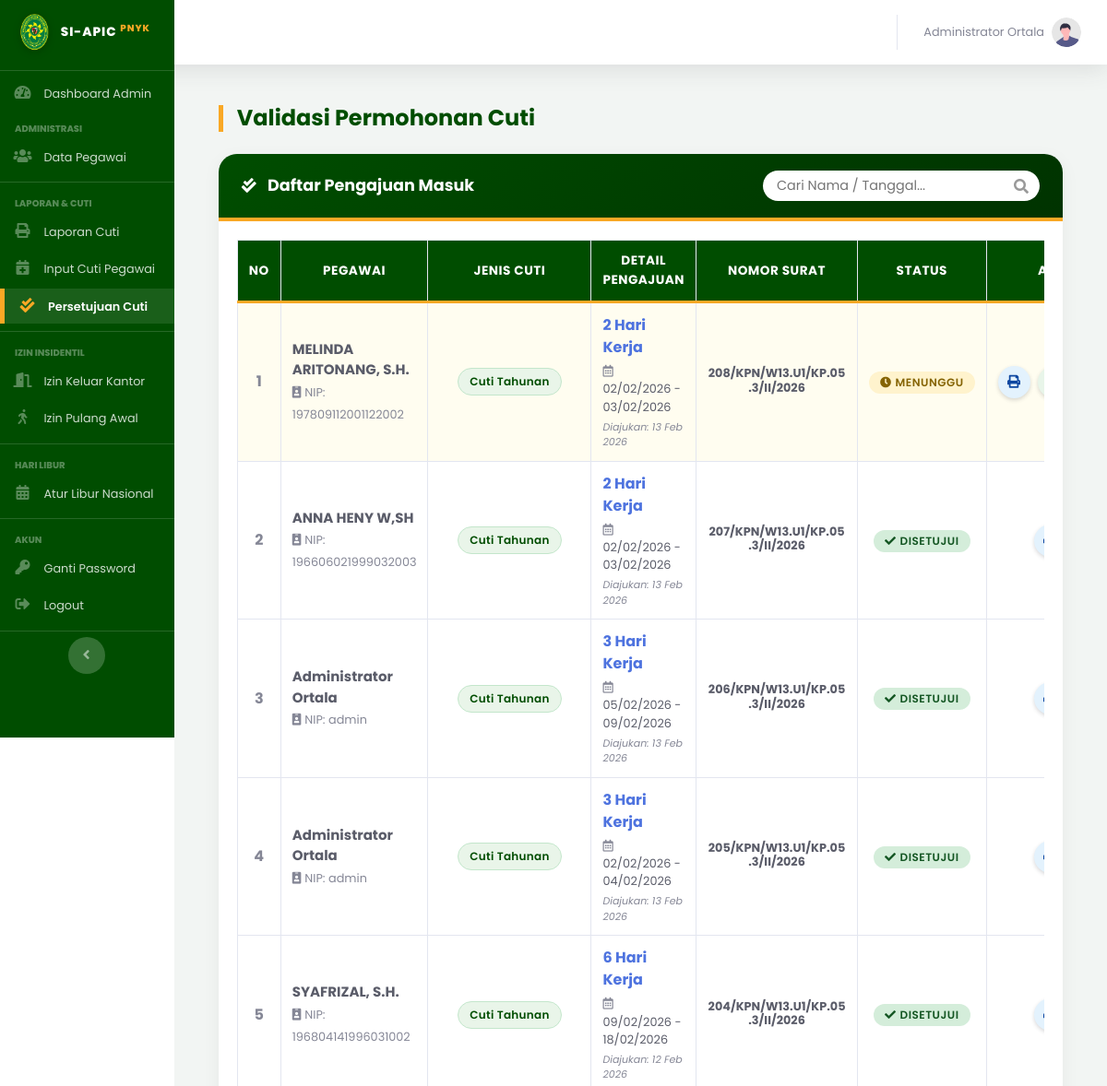
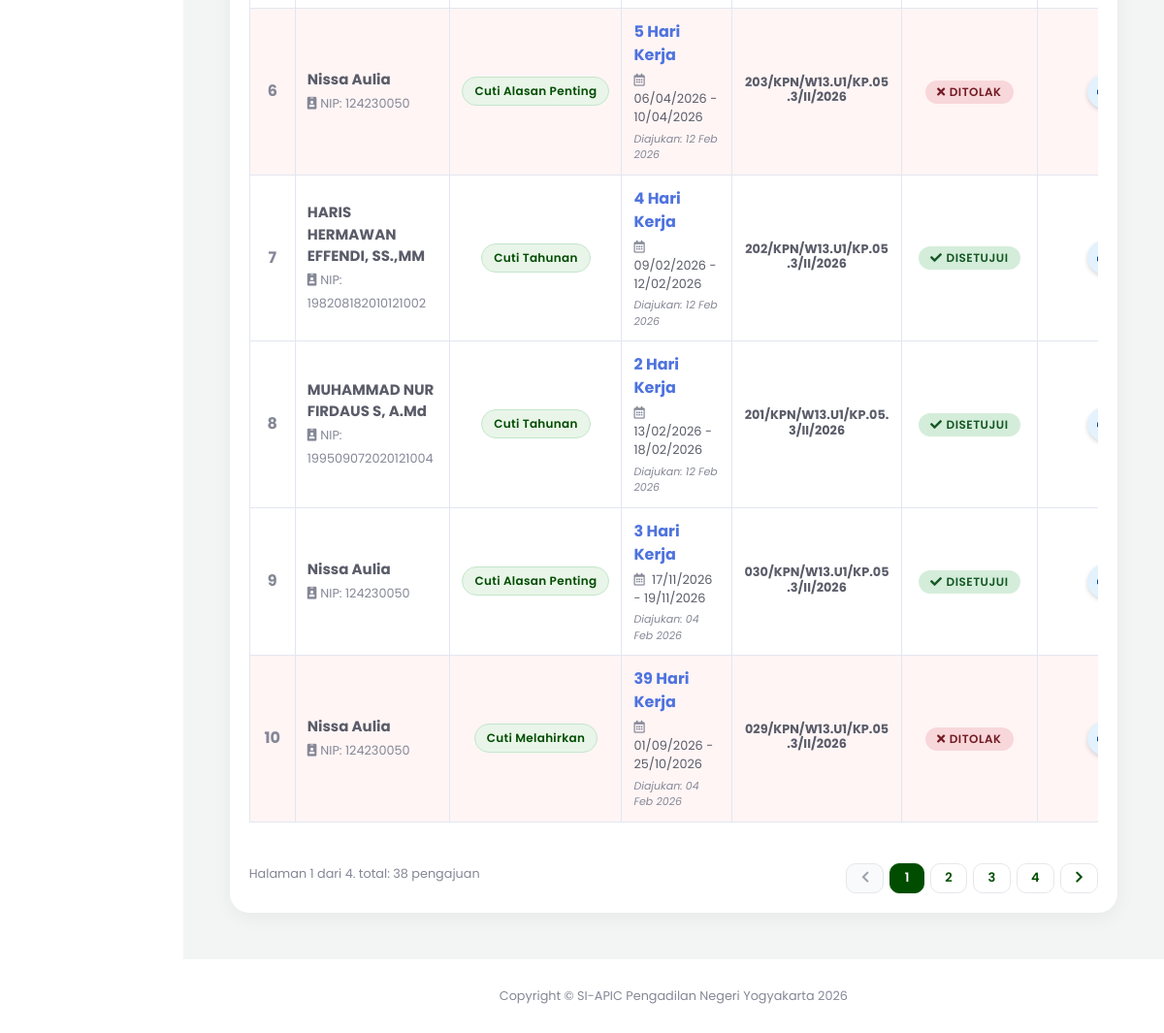
Page /index.php?page=validasi_cuti (signed in) on the committed database (2 pictures, top to bottom).
### tables this page shows
CREATE TABLE `pengajuan_cuti` (
  `id_pengajuan` int(11) NOT NULL,
  `id_user` int(11) NOT NULL,
  `jenis_cuti` varchar(50) DEFAULT NULL,
  `id_atasan` int(11) DEFAULT NULL,
  `id_jenis` int(11) NOT NULL,
  `nomor_surat` varchar(100) DEFAULT NULL,
  `tgl_pengajuan` date DEFAULT NULL,
  `tgl_mulai` date NOT NULL,
  `tgl_selesai` date NOT NULL,
  `lama_hari` int(11) NOT NULL,
  `alasan` text NOT NULL,
  `no_telepon` varchar(20) DEFAULT NULL,
  `masa_kerja` varchar(50) DEFAULT NULL,
  `alamat_cuti` text NOT NULL,
  `status` enum('Diajukan','Disetujui','Ditolak','Dibatalkan') DEFAULT 'Diajukan',
  `catatan_admin` text DEFAULT NULL,
  `created_at` timestamp NOT NULL DEFAULT current_timestamp(),
  `sisa_cuti_n` int(11) DEFAULT 0,
  `sisa_cuti_n1` int(11) DEFAULT 0,
  `dipotong_n1` int(11) DEFAULT 0,
  `dipotong_n` int(11) DEFAULT 0,
  `id_pejabat` int(11) DEFAULT 0,
  `ttd_pejabat` enum('ketua','wakil','plh') DEFAULT 'ketua',
  `plh_nama` varchar(100) DEFAULT NULL,
  `plh_nip` varchar(50) DEFAULT NULL
);

CREATE TABLE `users` (
  `id_user` int(11) NOT NULL,
  `nip` varchar(30) NOT NULL,
  `masa_kerja` varchar(50) DEFAULT NULL,
  `password` varchar(255) NOT NULL,
  `nama_lengkap` varchar(100) NOT NULL,
  `jabatan` varchar(100) DEFAULT NULL,
  `kategori_laporan` enum('HAKIM KARIR DAN AD HOC','PANITERA DAN PANMUD','SEKRETARIS DAN KASUBBAG','PANITERA PENGGANTI','JURUSITA','JURUSITA PENGGANTI','STAF') NOT NULL,
  `pangkat` varchar(50) DEFAULT NULL,
  `unit_kerja` varchar(100) DEFAULT 'Pengadilan Negeri Yogyakarta',
  `no_telepon` varchar(20) DEFAULT NULL,
  `role` enum('admin','user') NOT NULL,
  `is_atasan_langsung` tinyint(1) DEFAULT 0 COMMENT '1=Bisa TTD, 0=Staf Biasa',
  `sisa_cuti_n` int(11) DEFAULT 12,
  `sisa_cuti_n1` int(11) DEFAULT 0,
  `sisa_cuti_n2` int(11) DEFAULT 0,
  `kuota_cuti_sakit` int(11) DEFAULT 14,
  `created_at` timestamp NOT NULL DEFAULT current_timestamp(),
  `status_akun` enum('aktif','nonaktif') DEFAULT 'aktif',
  `id_atasan` int(11) DEFAULT NULL,
  `is_atasan` enum('0','1') DEFAULT '0'
);

CREATE TABLE `jenis_cuti` (
  `id_jenis` int(11) NOT NULL,
  `nama_jenis` varchar(50) NOT NULL
);

### pages/admin/validasi_cuti.php (the view, shortened to what this page needs)
<?php
$batas   = 10;
$halaman = isset($_GET['hal']) ? (int)$_GET['hal'] : 1;
$halaman_awal = ($halaman > 1) ? ($halaman * $batas) - $batas : 0;
$keyword = "";
$where_clause = "";
$query_count_str = "SELECT count(id_pengajuan) as jumlah
                    FROM pengajuan_cuti
                    JOIN users ON pengajuan_cuti.id_user = users.id_user
                    WHERE 1=1 $where_clause";
$query_count = mysqli_query($koneksi, $query_count_str);
$data_count  = mysqli_fetch_assoc($query_count);
$jumlah_data = $data_count['jumlah'];
$total_halaman = ceil($jumlah_data / $batas);
$query_utama = "SELECT pengajuan_cuti.*,
                        users.nama_lengkap, users.nip,
                        users.sisa_cuti_n, users.sisa_cuti_n1, users.kuota_cuti_sakit,
                        jenis_cuti.nama_jenis
                FROM pengajuan_cuti
                JOIN users ON pengajuan_cuti.id_user = users.id_user
                JOIN jenis_cuti ON pengajuan_cuti.id_jenis = jenis_cuti.id_jenis
                WHERE 1=1 $where_clause
                ORDER BY pengajuan_cuti.tgl_pengajuan DESC, pengajuan_cuti.id_pengajuan DESC
                LIMIT $halaman_awal, $batas";
$query = mysqli_query($koneksi, $query_utama);
$nomor = $halaman_awal + 1;
?>
<div class="container-fluid mb-5 mt-4">
    <div class="d-sm-flex align-items-center justify-content-between mb-4">
        <h1 class="page-title-pn mb-0">Validasi Permohonan Cuti</h1>
    </div>
    <div class="card card-pn mb-4">
        <div class="card-header-pn d-flex flex-column flex-md-row justify-content-between align-items-center">
            <div class="mb-2 mb-md-0">
                <i class="fas fa-check-double mr-2"></i>
                <span class="font-weight-bold" style="font-size: 1.1rem;">Daftar Pengajuan Masuk</span>
            </div>
            <div class="search-wrapper">
                <input type="text" id="keyword" class="search-input-inside"
                       placeholder="Cari Nama / Tanggal..."
                       value="<?php echo $keyword; ?>"
                       autocomplete="off">
            </div>
        </div>
        <div class="card-body">
            <div id="area_tabel">
                <?php if(mysqli_num_rows($query) == 0) { ?>
                    <div class="alert alert-light text-center border shadow-sm" style="border-radius: 12px;">
                        <h6 class="text-muted m-3"><i class="fas fa-info-circle mr-2"></i>Data pengajuan tidak ditemukan.</h6>
                    </div>
                <?php } else { ?>
                <div class="table-responsive">
                    <table class="table table-bordered table-hover" width="100%" cellspacing="0">
                        <thead class="table-pn-head">
                            <tr class="text-center">
                                <th width="5%">No</th>
                                <th>Pegawai</th>
                                <th>Jenis Cuti</th>
                                <th>Detail Pengajuan</th>
                                <th>Nomor Surat</th>
                                <th>Status</th>
                                <th width="15%">Aksi</th>
                            </tr>
                        </thead>
                        <tbody>
                            <?php
                            while($row = mysqli_fetch_array($query)){
                                $raw_status = strtolower(trim($row['status']));
                                $bg_row = "";
                                if ($raw_status == 'disetujui') {
                                    $badge = '<span class="badge badge-status" style="background-color: #d4edda; color: #155724;"><i class="fas fa-check mr-1"></i>DISETUJUI</span>';
                                } elseif ($raw_status == 'ditolak') {
                                    $badge = '<span class="badge badge-status" style="background-color: #f8d7da; color: #721c24;"><i class="fas fa-times mr-1"></i>DITOLAK</span>';
                                    $bg_row = "style='background-color: #fff5f5;'";
                                } else {
                                    $badge = '<span class="badge badge-status" style="background-color: #fff3cd; color: #856404;"><i class="fas fa-clock mr-1"></i>MENUNGGU</span>';
                                    $bg_row = "style='background-color: #fffdf0;'";
                                }
                            ?>
                            <tr <?php echo $bg_row; ?>>
                                <td class="text-center font-weight-bold align-middle"><?php echo $nomor++; ?></td>
                                <td class="align-middle">
                                    <div class="font-weight-bold text-dark" style="font-size: 15px;"><?php echo $row['nama_lengkap']; ?></div>
                                    <small class="text-muted"><i class="fas fa-id-badge mr-1"></i>NIP: <?php echo $row['nip']; ?></small>
                                </td>
                                <td class="align-middle text-center">
                                    <span class="badge-jenis-cuti">
                                        <?php echo $row['nama_jenis']; ?>
                                    </span>
                                </td>
                                <td class="align-middle">
                                    <div class="font-weight-bold text-primary"><?php echo $row['lama_hari']; ?> Hari Kerja</div>
                                    <small class="text-dark d-block mt-1">
                                        <i class="far fa-calendar-alt mr-1 text-muted"></i>
                                        <?php echo date('d/m/Y', strtotime($row['tgl_mulai'])); ?> -
                                        <?php echo date('d/m/Y', strtotime($row['tgl_selesai'])); ?>
                                    </small>
                                    <small class="text-muted font-italic d-block mt-1" style="font-size: 11px;">
                                        Diajukan: <?php echo date('d M Y', strtotime($row['tgl_pengajuan'])); ?>
                                    </small>
                                </td>
                                <td class="text-center align-middle">
                                    <?php if(!empty($row['nomor_surat'])) { ?>
                                        <span class="font-weight-bold text-dark small" style="display:inline-block; max-width:150px; line-height:1.2;">
                                            <?php echo $row['nomor_surat']; ?>
                                        </span>
                                    <?php } else { echo '-'; } ?>
                                </td>
                                <td class="text-center align-middle"><?php echo $badge; ?></td>
                                <td class="text-center align-middle">
                                    <div class="d-flex justify-content-center">
                                        <a href="pages/admin/cetak_cuti_admin.php?id=<?php echo $row['id_pengajuan']; ?>" target="_blank" class="btn-circle-action btn-print shadow-sm mr-2" title="Cetak Surat">
                                            <i class="fas fa-print fa-sm"></i>
                                        </a>
                                        <?php if(strpos($raw_status, 'menunggu') !== false || $raw_status == 'diajukan' || $raw_status == '') { ?>
                                            <button class="btn-circle-action btn-approve shadow-sm mr-2"
                                                    onclick="konfirmasiValidasi('setuju', <?php echo $row['id_pengajuan']; ?>, '<?php echo $row['nama_lengkap']; ?>')"
                                                    title="Setujui">
                                            </button>
                                        <?php } ?>
                                    </div>
                                </td>
                            </tr>
                            <?php } ?>
                        </tbody>
                    </table>
                </div>
                <div class="d-flex flex-column flex-md-row justify-content-between align-items-center mt-3">
                    <div class="text-muted small mb-2 mb-md-0">
                        Halaman <?php echo $halaman; ?> dari <?php echo $total_halaman; ?>. total: <?php echo $jumlah_data; ?> pengajuan
                    </div>
                    <nav>
                        <ul class="pagination mb-0">
                            <li class="page-item <?php if($halaman <= 1) echo 'disabled'; ?>">
                                <a class="page-link" href="<?php if($halaman > 1){ echo "?page=validasi_cuti&hal=".($halaman-1)."&cari=$keyword"; } ?>"><i class="fas fa-chevron-left"></i></a>
                            </li>
                            <?php for($x = 1; $x <= $total_halaman; $x++): ?>
                                <li class="page-item <?php if($halaman == $x) echo 'active'; ?>">
                                    <a class="page-link" href="?page=validasi_cuti&hal=<?php echo $x; ?>&cari=<?php echo $keyword; ?>"><?php echo $x; ?></a>
                                </li>
                            <?php endfor; ?>
                            <li class="page-item <?php if($halaman >= $total_halaman) echo 'disabled'; ?>">
                                <a class="page-link" href="<?php if($halaman < $total_halaman){ echo "?page=validasi_cuti&hal=".($halaman+1)."&cari=$keyword"; } ?>"><i class="fas fa-chevron-right"></i></a>
                            </li>
                        </ul>
                    </nav>
                </div>
                <?php } ?>
            </div>
        </div>
    </div>
</div>

### index.php (style rules this page uses)
body, #wrapper, h1, h2, h3, h4, h5, h6, p, span, a, div, table, input, button, select, textarea { font-family: 'Poppins', sans-serif !important; }
.card { border-radius: 20px !important; border: none !important; box-shadow: 0 5px 20px rgba(0,0,0,0.05) !important; overflow: hidden; margin-bottom: 25px; }

### pages/admin/validasi_cuti.php (style rules this page uses)
:root { --pn-green: #004d00; --pn-gold: #F9A825; --text-dark: #333; }
body { font-family: 'Poppins', sans-serif; }
.card-pn { border: none; border-radius: 12px; box-shadow: 0 4px 15px rgba(0,0,0,0.05); background-color: #fff; overflow: hidden; }
.card-header-pn { background: linear-gradient(135deg, #004d00 0%, #003300 100%); color: white; border-bottom: 4px solid var(--pn-gold); padding: 18px 25px; }
.page-title-pn { font-weight: 700; border-left: 5px solid var(--pn-gold); padding-left: 15px; color: var(--pn-green) !important; font-size: 1.5rem; }
.table-pn-head { background-color: var(--pn-green); color: #fff; font-weight: 600; border-top: none; }
.table-pn-head th { border-bottom: 3px solid var(--pn-gold) !important; vertical-align: middle !important; text-transform: uppercase; font-size: 0.85rem; letter-spacing: 0.5px; }
.badge-status { border-radius: 50px; padding: 6px 12px; font-weight: 600; font-size: 12px; letter-spacing: 0.5px; }
.badge-jenis-cuti { background-color: #e9f5e9; color: var(--pn-green); border: 1px solid #c3e6cb; padding: 5px 12px; border-radius: 50px; font-size: 0.75rem; font-weight: 600; letter-spacing: 0.3px; display: inline-block; white-space: nowrap; }
.btn-circle-action { width: 35px; height: 35px; border-radius: 50%; display: inline-flex; align-items: center; justify-content: center; border: none; transition: 0.2s; cursor: pointer; }
.btn-print { background-color: #e3f2fd; color: #0d47a1; }
.btn-approve { background-color: #e8f5e9; color: #2e7d32; }
.pagination { margin-top: 10px; }
.pagination .page-item .page-link { padding: .4rem .9rem !important; margin-left: 6px !important; border-radius: 10px !important; border: 1px solid #e5e7eb !important; background: #fff !important; color: var(--pn-green) !important; font-weight: 600; font-size: 13px; transition: all 0.3s ease; }
.pagination .page-item.active .page-link { background: var(--pn-green) !important; color: #fff !important; border: 1px solid var(--pn-green) !important; }
.pagination .page-item.disabled .page-link { color: #9ca3af !important; background: #f9fafb !important; border-color: #e5e7eb !important; transform: none; }
.search-wrapper { position: relative; width: 100%; max-width: 300px; }
.search-input-inside { width: 100%; padding: 6px 35px 6px 15px !important; border-radius: 20px !important; border: none; background-color: #fff; transition: all 0.3s ease; font-size: 0.9rem; outline: none; }

### rows in the picture
pengajuan_cuti: id_user.nama_lengkap "MELINDA ARITONANG, S.H.", id_user.nip "197809112001122002", id_jenis.nama_jenis "Cuti Tahunan", lama_hari "2", tgl_mulai "02/02/2026", tgl_selesai "03/02/2026", tgl_pengajuan "13 Feb 2026", nomor_surat "208/KPN/W13.U1/KP.05.3/II/2026", status "Diajukan" (drawn)
pengajuan_cuti: id_user.nama_lengkap "ANNA HENY W,SH", id_user.nip "196606021999032003", id_jenis.nama_jenis "Cuti Tahunan", lama_hari "2", tgl_mulai "02/02/2026", tgl_selesai "03/02/2026", tgl_pengajuan "13 Feb 2026", nomor_surat "207/KPN/W13.U1/KP.05.3/II/2026", status "Disetujui" (drawn)
pengajuan_cuti: id_user.nama_lengkap "Administrator Ortala", id_user.nip "admin", id_jenis.nama_jenis "Cuti Tahunan", lama_hari "3", tgl_mulai "05/02/2026", tgl_selesai "09/02/2026", tgl_pengajuan "13 Feb 2026", nomor_surat "206/KPN/W13.U1/KP.05.3/II/2026", status "Disetujui" (drawn)
pengajuan_cuti: id_user.nama_lengkap "Administrator Ortala", id_user.nip "admin", id_jenis.nama_jenis "Cuti Tahunan", lama_hari "3", tgl_mulai "02/02/2026", tgl_selesai "04/02/2026", tgl_pengajuan "13 Feb 2026", nomor_surat "205/KPN/W13.U1/KP.05.3/II/2026", status "Disetujui" (drawn)
pengajuan_cuti: id_user.nama_lengkap "SYAFRIZAL, S.H.", id_user.nip "196804141996031002", id_jenis.nama_jenis "Cuti Tahunan", lama_hari "6", tgl_mulai "09/02/2026", tgl_selesai "18/02/2026", tgl_pengajuan "12 Feb 2026", nomor_surat "204/KPN/W13.U1/KP.05.3/II/2026", status "Disetujui" (drawn)
pengajuan_cuti: id_user.nama_lengkap "Nissa Aulia", id_user.nip "124230050", id_jenis.nama_jenis "Cuti Alasan Penting", lama_hari "5", tgl_mulai "06/04/2026", tgl_selesai "10/04/2026", tgl_pengajuan "12 Feb 2026", nomor_surat "203/KPN/W13.U1/KP.05.3/II/2026", status "Ditolak" (drawn)
pengajuan_cuti: id_user.nama_lengkap "HARIS HERMAWAN EFFENDI, SS.,MM", id_user.nip "198208182010121002", id_jenis.nama_jenis "Cuti Tahunan", lama_hari "4", tgl_mulai "09/02/2026", tgl_selesai "12/02/2026", tgl_pengajuan "12 Feb 2026", nomor_surat "202/KPN/W13.U1/KP.05.3/II/2026", status "Disetujui" (drawn)
pengajuan_cuti: id_user.nama_lengkap "MUHAMMAD NUR FIRDAUS S, A.Md", id_user.nip "199509072020121004", id_jenis.nama_jenis "Cuti Tahunan", lama_hari "2", tgl_mulai "13/02/2026", tgl_selesai "18/02/2026", tgl_pengajuan "12 Feb 2026", nomor_surat "201/KPN/W13.U1/KP.05.3/II/2026", status "Disetujui" (drawn)
pengajuan_cuti: id_user.nama_lengkap "Nissa Aulia", id_user.nip "124230050", id_jenis.nama_jenis "Cuti Alasan Penting", lama_hari "3", tgl_mulai "17/11/2026", tgl_selesai "19/11/2026", tgl_pengajuan "04 Feb 2026", nomor_surat "030/KPN/W13.U1/KP.05.3/II/2026", status "Disetujui" (drawn)
pengajuan_cuti: id_user.nama_lengkap "Nissa Aulia", id_user.nip "124230050", id_jenis.nama_jenis "Cuti Melahirkan", lama_hari "39", tgl_mulai "01/09/2026", tgl_selesai "25/10/2026", tgl_pengajuan "04 Feb 2026", nomor_surat "029/KPN/W13.U1/KP.05.3/II/2026", status "Ditolak" (drawn)

### other values in the picture
$_SESSION['nama_lengkap'] "Administrator Ortala"
$halaman "1"
$total_halaman "4"
$jumlah_data "38"
